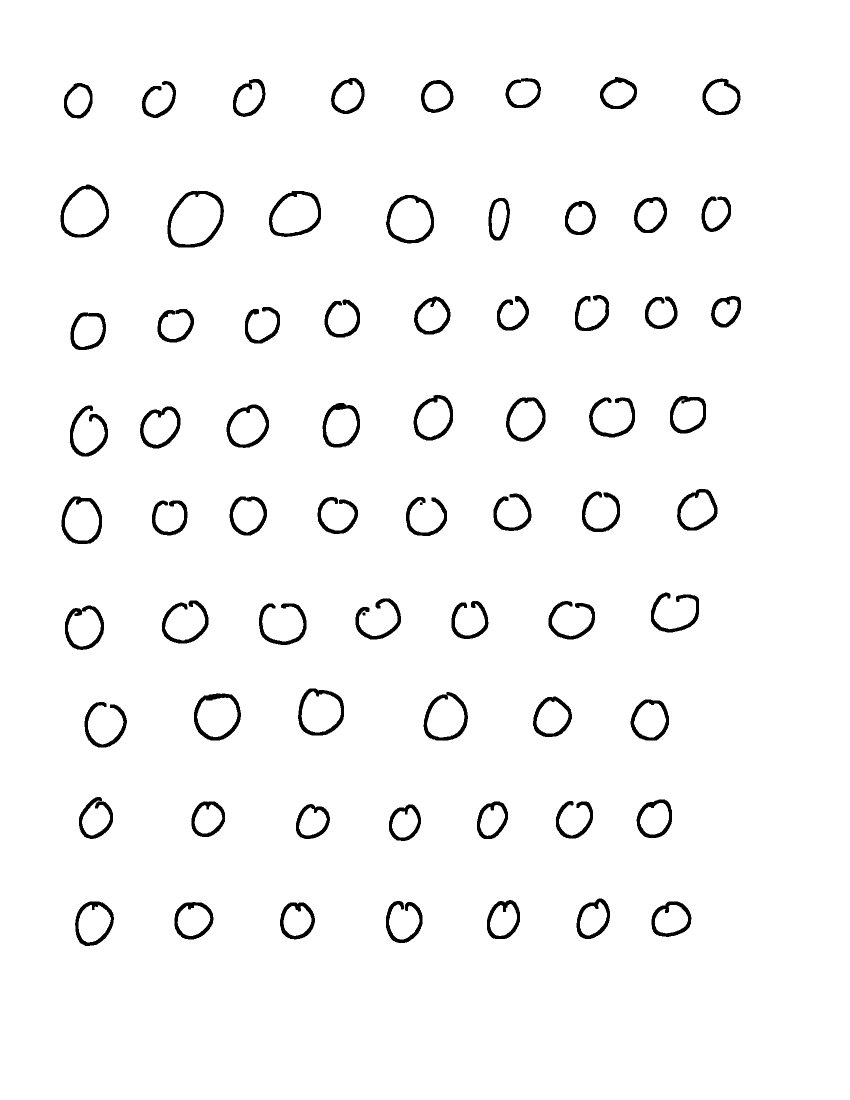
#> input picture ocrPy/trainingData/binary/train0Bin.png, 1700 x 2200 px (shown at 1/2 size)
$ python ocr.py   (Python 2 division)
#> lines starting #> are read from the running program, lines starting #| are printed output that depends on the picture; after the words box and inside, x2 and y2 are one past the last pixel; in counts of white or black regions, pixels touching at a corner belong together
### ocrPy/dataProcess.py
import cv2
import numpy as np

def generateCharacterLines(img, lineSpaceWidth = 1):
	imgMap = (img/255) * -1 + 1
	lineFinder = np.sum(imgMap, axis = 1)
	characterLines = []
	start = None

	for i in range(0, len(lineFinder)):
		if lineFinder[i] > 0 and (np.sum(lineFinder[max(0,i-1-lineSpaceWidth):i-1]) == 0 or start is None):
			start = i
		elif np.sum(lineFinder[i:min(i+lineSpaceWidth, len(lineFinder) - 1)]) == 0 and lineFinder[i-1] > 0 and start is not None:
			characterLines.append(img[start:(i-1)])
			start = None

	return characterLines

def generateCharacterFromLines(characterLines):
	characterRaw = []

	for l in range(0, len(characterLines)):
		charFinder = np.sum((characterLines[l]/255)*-1 + 1, axis = 0)
		start = None
		for i in range(0, len(charFinder)):
			if charFinder[i] > 0 and (charFinder[i-1] == 0 or start is None):
				start = i
			elif charFinder[i] == 0 and charFinder[i-1] > 0 and start is not None:
				characterRaw.append(characterLines[l][:, start:(i-1)])
				start = None

	return characterRaw

def generateCharacterFormatted(characterRaw):
	characterData = []
	characterPos = []
	for i in range(0, len(characterRaw)):
		charInv = np.invert(characterRaw[i])
		top = 0
		bottom = charInv.shape[0] - 1
		while np.sum(charInv[top, :]) == 0 and top < bottom:
			top = top + 1
		while np.sum(charInv[bottom, :]) == 0 and bottom > top:
			bottom = bottom - 1
		characterBound = characterRaw[i][top:bottom, :]
		character = np.full((28, 28), 255.0, dtype = np.uint8)

		height = characterBound.shape[0]
		width = characterBound.shape[1]

		if height > width:
			newHeight = 20
			newWidth = int(width * newHeight/height/2) * 2
			if newWidth <= 0:
				newWidth = 2
		else:
			newWidth = 20
			newHeight = int(height * newWidth/width/2) * 2
			if newHeight <= 0:
				newHeight = 2

		characterScaled = cv2.resize(characterBound, (newWidth, newHeight), interpolation = cv2.INTER_LINEAR )

		characterScaled[characterScaled >= 200] = 255
		characterScaled[characterScaled < 200] = 0

		character[(14 - newHeight/2):(14 + newHeight/2), (14 - newWidth/2):(14 + newWidth/2)] = characterScaled

		character = np.invert(character)
		character = cv2.filter2D(character, -1, np.ones((2,2)))
		character = np.invert(character)

		characterData.append(character)
		characterPos.append((top,bottom, width))

	return (characterData, characterPos)

def trainingDataFileAwayFileAwaaaaay(characterData, filenamePre):
	for i in range(0, len(characterData)):
		cv2.imwrite(filenamePre+str(i)+'.png', characterData[i])

def trainingSetFromFile(filename, lineSpaceWidth = 1):
	img = cv2.cvtColor(cv2.imread(filename),cv2.COLOR_BGR2GRAY);
	lines = generateCharacterLines(img, lineSpaceWidth)
	characterData = generateCharacterFormatted(generateCharacterFromLines(lines))
	return characterData

### ocrPy/ocr.py
import cv2
import numpy as np
from dataProcess import *
import random

characterDict = {0:'0', 1:'1', 2:'2', 3:'3', 4:'4', 5:'5', 6:'6', 7:'7', 8:'8', 9:'9',
				 10:'x', 11:'y', 12:'(', 13:')', 14:'+', 15:'-', 16:'=', 100:'.'}

fileNames = ['train0Bin.png', 'train1Bin.png', 'train2Bin.png', 'train3Bin.png',
			'train4Bin.png', 'train5Bin.png', 'train6Bin.png', 'train7Bin.png',
			'train8Bin.png', 'train9Bin.png', 'trainxBin.png', 'trainyBin.png',
			'trainleftparenBin.png', 'trainrightparenBin.png', 'trainplusBin.png',
			'trainminusBin.png', 'trainEqualsBin.png']

trainPrefix = ['trainingData/processed/train0/train0_', 'trainingData/processed/train1/train1_', 'trainingData/processed/train2/train2_', 'trainingData/processed/train3/train3_',
			'trainingData/processed/train4/train4_', 'trainingData/processed/train5/train5_', 'trainingData/processed/train6/train6_', 'trainingData/processed/train7/train7_',
			'trainingData/processed/train8/train8_', 'trainingData/processed/train9/train9_', 'trainingData/processed/trainx/trainx_', 'trainingData/processed/trainy/trainy_',
			'trainingData/processed/trainleftparen/trainleftparen_', 'trainingData/processed/trainrightparen/trainrightparen_', 'trainingData/processed/trainplus/trainplus_',
			'trainingData/processed/trainminus/trainminus_', 'trainingData/processed/trainequals/trainequals_']

trainLineSpaceWidth = [ 1, 1, 1, 1, 1, 1, 1, 1, 1, 1, 1, 1, 1, 1, 1, 1, 100]

def generateFeatureData(filename, filenamePre = '', filenameOutputPre = None, lineSpaceWidth = 1):
	hogDesc = cv2.HOGDescriptor((28,28), (28,28), (28,28), (4,4), 12)
	characterTup = trainingSetFromFile(filenamePre+filename, lineSpaceWidth)
#> in trainingSetFromFile, `img = cv2.cvtColor(cv2.imread(filename),cv2.COLOR_BGR2GRAY);`: img: shape (2200, 1700); 96.9% white; 69 black regions, largest, box (x1, y1, x2, y2) and area: (335, 382, 448, 495) 2483, (388, 1387, 482, 1481) 2203, (121, 369, 218, 475) 2165
#> in generateCharacterLines, `imgMap = (img/255) * -1 + 1`:
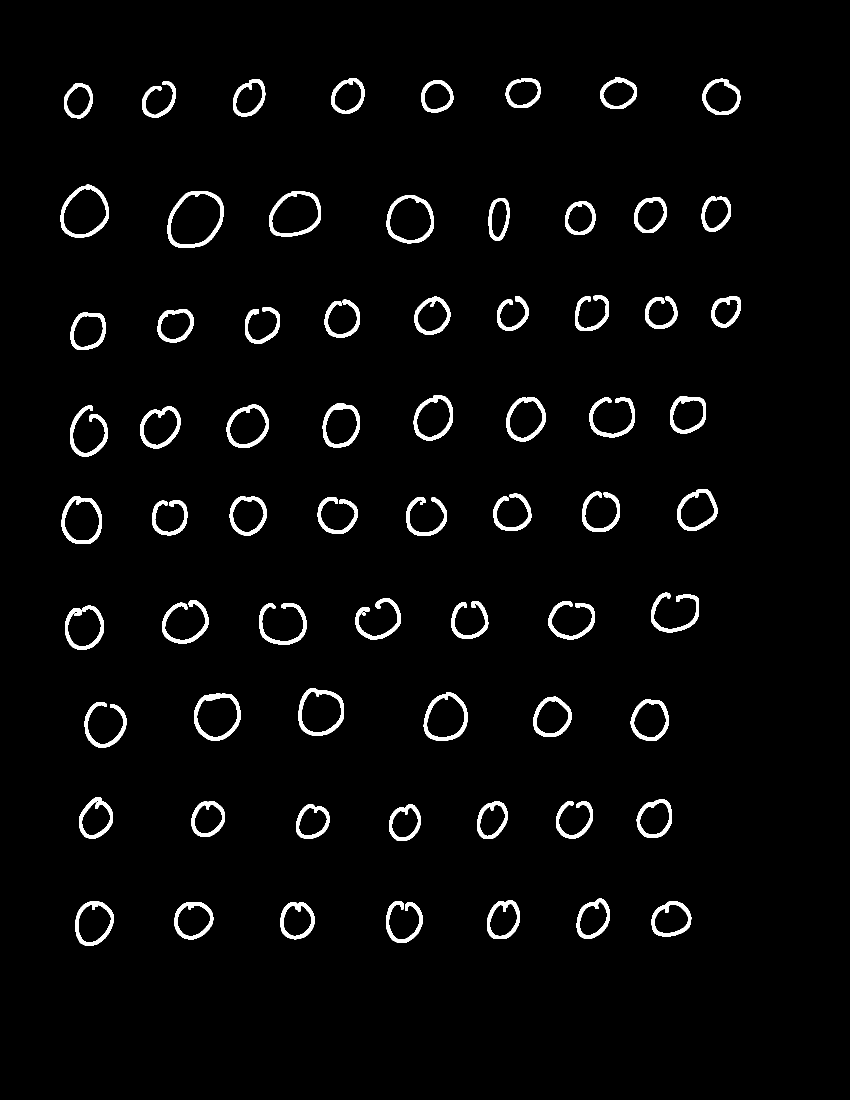
#> imgMap: shape (2200, 1700) int16 (shown at 1/2 size); values 0 (black) and 1 (white), 3.1% white; 69 white regions, largest, box (x1, y1, x2, y2) and area: (335, 382, 448, 495) 2483, (388, 1387, 482, 1481) 2203, (121, 369, 218, 475) 2165
#> in generateCharacterLines, `lineFinder = np.sum(imgMap, axis = 1)`: lineFinder = 2200 values, max 286 at index 1809, min 0 at index 0, mean 52.31
#> after the loop in generateCharacterLines, `for i in range(0, len(lineFinder)):`: characterLines = 9 items
#> the loop in generateCharacterFromLines, `for l in range(0, len(characterLines)):` made 9 passes
#> after the loop in generateCharacterFromLines, `for l in range(0, len(characterLines)):`: characterRaw = 68 items
#> in generateCharacterFormatted, `characterData = []`: characterData = []
#> the loop in generateCharacterFormatted, `for i in range(0, len(characterRaw)):` made 68 passes
#> (height, width) on passes 1, 2, 3, 4, 5, 9, 12, 13, 14, 15, 16, 17: (69, 56), (73, 67), (75, 64), (71, 66), (65, 64), (104, 96), (96, 95), (84, 42), (67, 61), (71, 65), (70, 58), (73, 70)
#> (height, width) on passes 6, 7, 8, 10, 11, 18: (59, 70), (62, 73), (72, 75), (111, 112), (91, 103), (66, 72)
#> pass 1, in generateCharacterFormatted, `charInv = np.invert(characterRaw[i])`:
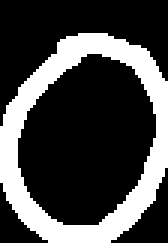
#> charInv: shape (81, 56) (shown 3 times larger); 27.5% white; 1 white region, box (x1, y1, x2, y2) and area: (0, 11, 56, 81) 1249
#> pass 1, in generateCharacterFormatted, `characterBound = characterRaw[i][top:bottom, :]`:
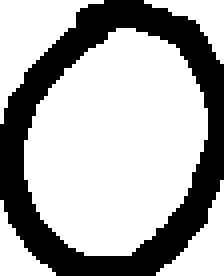
#> characterBound: shape (69, 56) (shown 4 times larger); 68.2% white; 1 black region, box (x1, y1, x2, y2) and area: (0, 0, 56, 69) 1228
#> pass 1, in generateCharacterFormatted, `character = cv2.filter2D(character, -1, np.ones((2,2)))`:
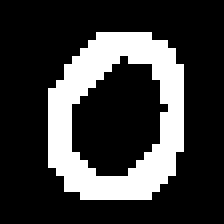
#> character: shape (28, 28) (shown 8 times larger); 23.2% white; 1 white region, box (x1, y1, x2, y2) and area: (6, 4, 23, 25) 182
#> after the loop in generateCharacterFormatted, `for i in range(0, len(characterRaw)):`:
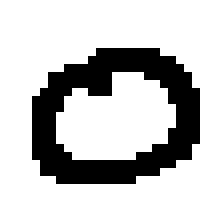
#> character: shape (28, 28) (shown 8 times larger); 77.7% white; 1 black region, box (x1, y1, x2, y2) and area: (4, 6, 25, 23) 175
#> after the loop in generateCharacterFormatted, `for i in range(0, len(characterRaw)):`:
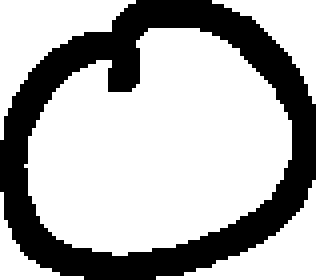
#> characterBound: shape (70, 79) (shown 4 times larger); 69.7% white; 1 black region, box (x1, y1, x2, y2) and area: (0, 0, 79, 70) 1678
#> after the loop in generateCharacterFormatted, `for i in range(0, len(characterRaw)):`: characterData = 68 items; characterPos = 68 items, first 6: (11, 80, 56), (7, 80, 67), (3, 78, 64), (1, 72, 66), (5, 70, 64), (1, 60, 70)
	characterData = characterTup[0]
#> characterData = 68 items
	if filenameOutputPre is not None:
		trainingDataFileAwayFileAwaaaaay(characterData, filenameOutputPre)
#> the loop in trainingDataFileAwayFileAwaaaaay, `for i in range(0, len(characterData)):` made 68 passes
#> pass 2, in trainingDataFileAwayFileAwaaaaay, `cv2.imwrite(filenamePre+str(i)+'.png', characterData[i])`:
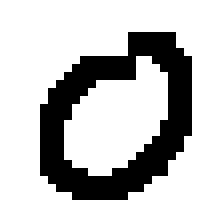
#> saved as train0_1.png: shape (28, 28) (shown 8 times larger); 76.8% white; 1 black region, box (x1, y1, x2, y2) and area: (5, 4, 24, 25) 182
	features = []
	for character in characterData:
		features.append(np.transpose(hogDesc.compute(character))[0,:])
#> this loop made 1 pass
#> after the loop, features = []
	return (features, characterTup[1])

trainFeatures = []
trainLabels = []
for i in range(0, len(fileNames)):
#> (the run stopped early here; a loop or call above may not have finished)

$ run again, with ocrPy/testVector.png copied over ocrPy/trainingData/binary/train0Bin.png
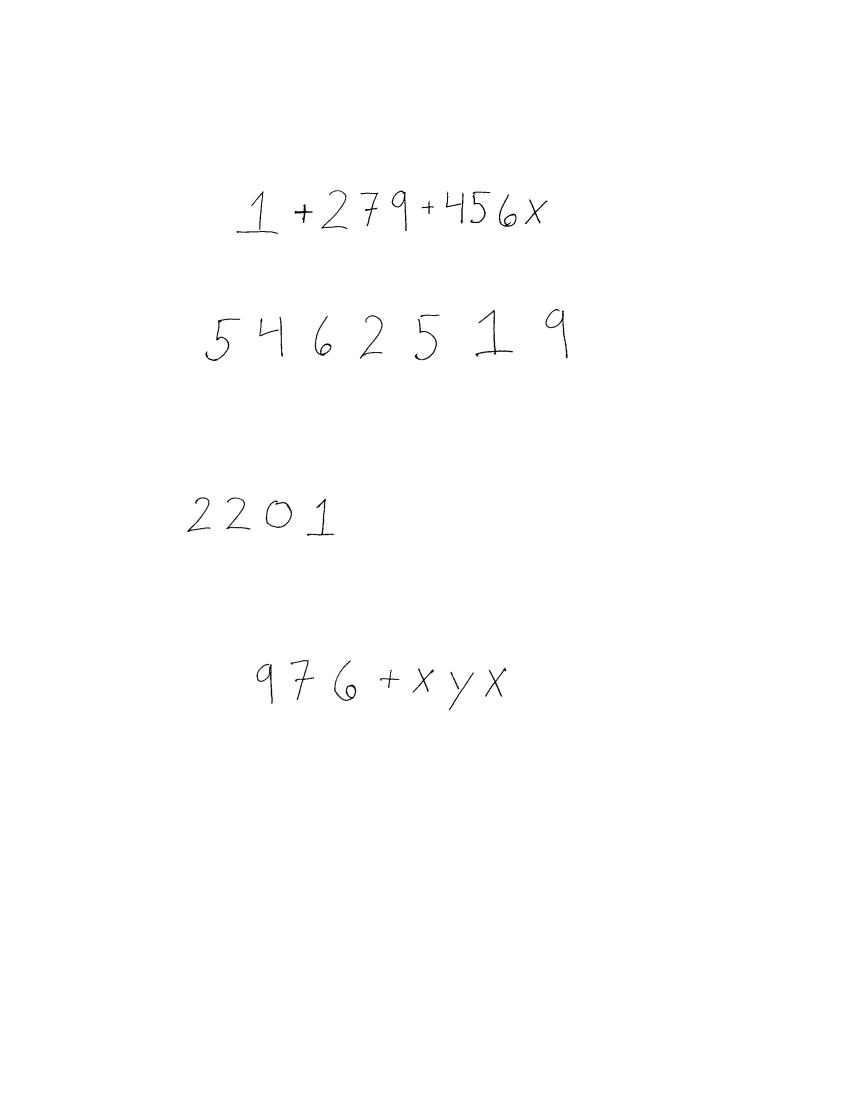
#> input picture ocrPy/testVector.png, 1700 x 2200 px (shown at 1/2 size)
#> in generateCharacterLines, `imgMap = (img/255) * -1 + 1`:
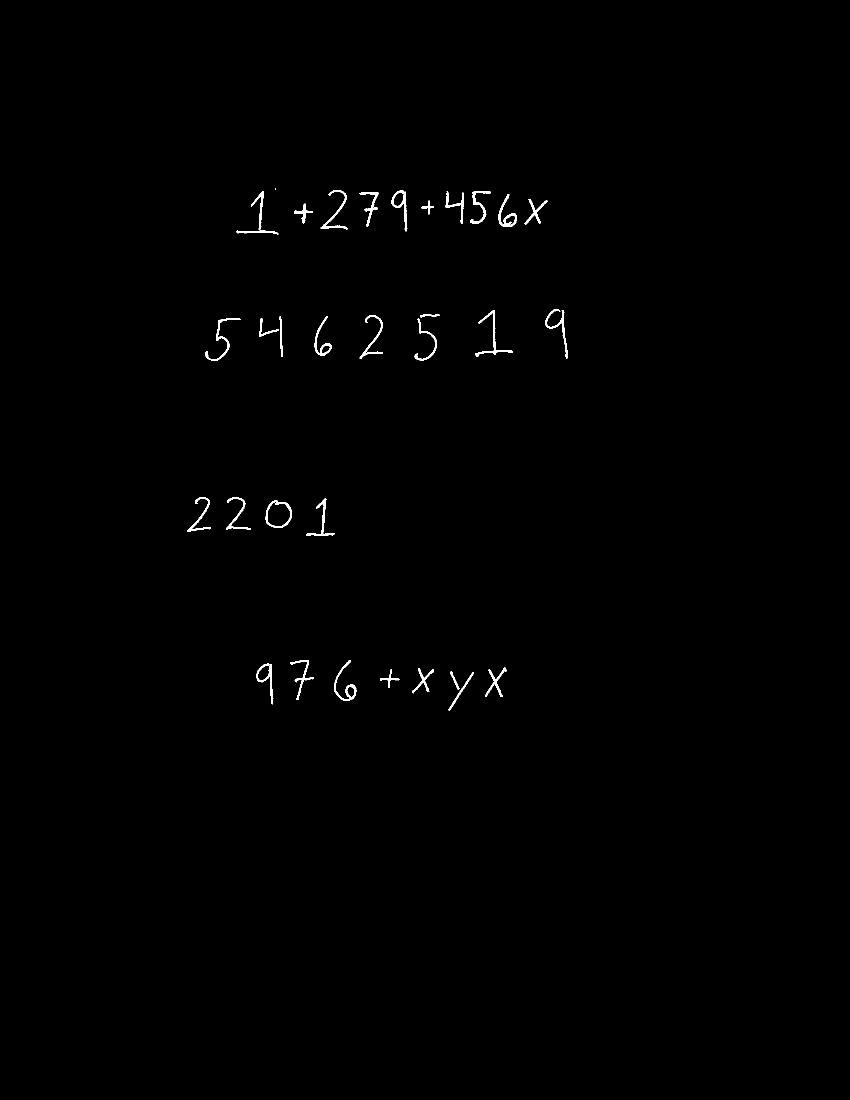
#> imgMap: shape (2200, 1700) int16 (shown at 1/2 size); values 0 (black) and 1 (white), 0.42% white; 33 white regions (1 under 20 px), largest, box (x1, y1, x2, y2) and area: (950, 620, 1026, 714) 788, (1090, 618, 1136, 718) 708, (668, 1320, 713, 1402) 701
#> lineFinder = 2200 values, max 118 at index 704, min 0 at index 0, mean 7.11
#> after the loop in generateCharacterLines, `for i in range(0, len(lineFinder)):`: characterLines = 5 items
#> the loop in generateCharacterFromLines, `for l in range(0, len(characterLines)):` made 5 passes
#> after the loop in generateCharacterFromLines, `for l in range(0, len(characterLines)):`: characterRaw = 28 items
#> in generateCharacterFormatted, `characterData = []`: characterData = []
#> the loop in generateCharacterFormatted, `for i in range(0, len(characterRaw)):` made 28 passes
#> (height, width) on passes 1 to 8: (85, 83), (39, 36), (77, 53), (67, 37), (81, 31), (27, 24), (64, 36), (63, 40)
#> after the loop in generateCharacterFormatted, `for i in range(0, len(characterRaw)):`: characterData = 28 items; characterPos = 28 items, first 6: (1, 86, 83), (26, 65, 36), (0, 77, 53), (4, 71, 37), (0, 81, 31), (20, 47, 24)
#> in generateFeatureData, `characterData = characterTup[0]`: characterData = 28 items
#> the loop in trainingDataFileAwayFileAwaaaaay, `for i in range(0, len(characterData)):` made 28 passes
#> pass 2, in trainingDataFileAwayFileAwaaaaay, `cv2.imwrite(filenamePre+str(i)+'.png', characterData[i])`:
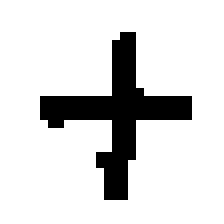
#> saved as train0_1.png: shape (28, 28) (shown 8 times larger); 85.2% white; 1 black region, box (x1, y1, x2, y2) and area: (5, 4, 24, 25) 116
#> the loop in generateFeatureData, `for character in characterData:` made 1 pass
#> after the loop in generateFeatureData, `for character in characterData:`: features = []

$ run again, with ocrPy/trainingData/orig/train0.png copied over ocrPy/trainingData/binary/train0Bin.png
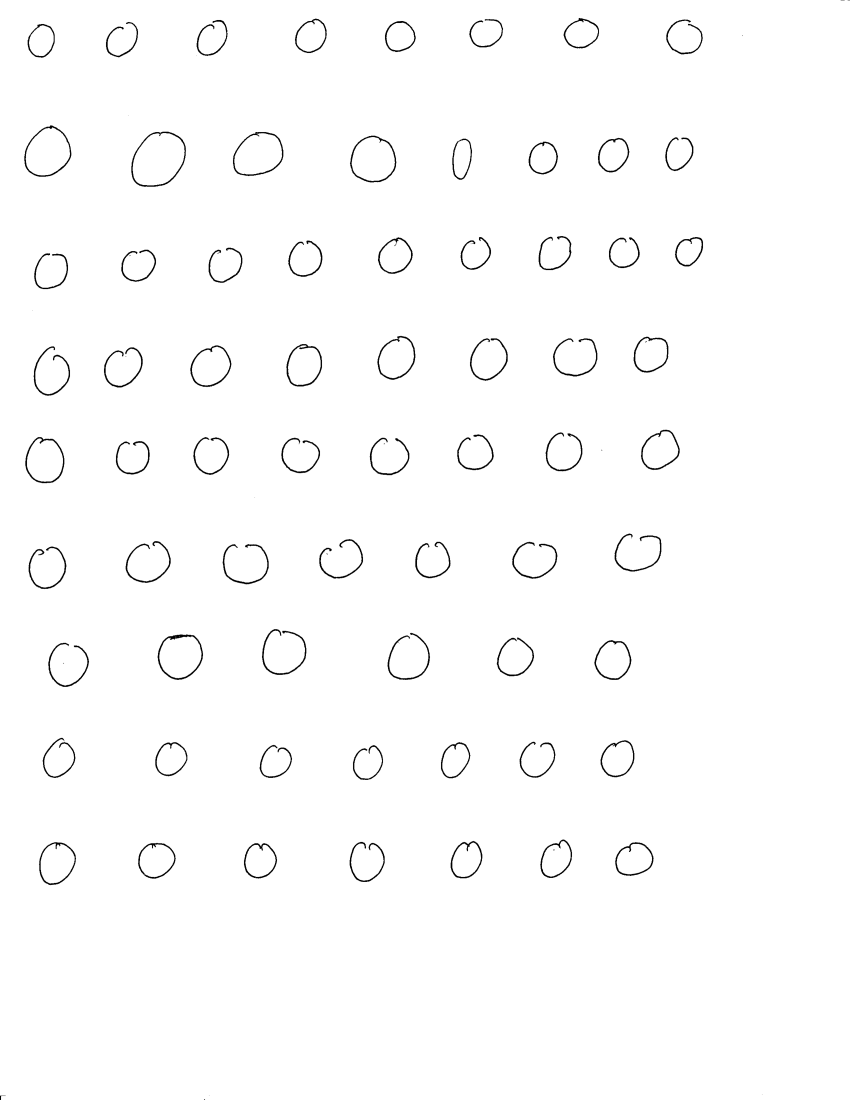
#> input picture ocrPy/trainingData/orig/train0.png, 1700 x 2200 px (shown at 1/2 size)
#> in generateCharacterLines, `imgMap = (img/255) * -1 + 1`:
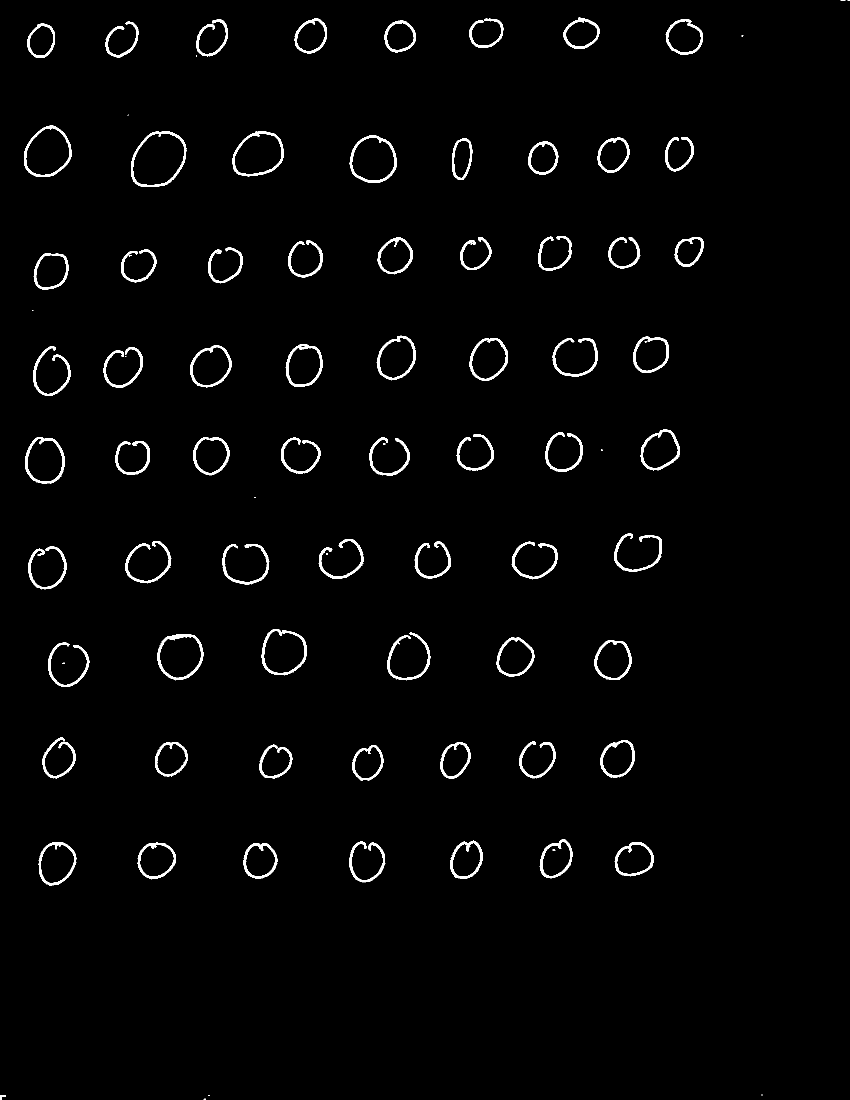
#> imgMap: shape (2200, 1700) int16 (shown at 1/2 size); values 0 (black) and 1 (white), 1.9% white; 86 white regions (17 under 20 px), largest, box (x1, y1, x2, y2) and area: (262, 263, 373, 374) 1508, (315, 1268, 407, 1361) 1428, (523, 1258, 613, 1351) 1315
#> lineFinder = 2200 values, max 208 at index 1688, min 0 at index 2, mean 32.36
#> after the loop in generateCharacterLines, `for i in range(0, len(lineFinder)):`: characterLines = 14 items
#> the loop in generateCharacterFromLines, `for l in range(0, len(characterLines)):` made 14 passes
#> after the loop in generateCharacterFromLines, `for l in range(0, len(characterLines)):`: characterRaw = 74 items
#> in generateCharacterFormatted, `characterData = []`: characterData = []
#> the loop in generateCharacterFormatted, `for i in range(0, len(characterRaw)):` made 72 passes
#> (characterBound, height, width) on passes 9, 42: ([[255, 225, 233], [249, 77, 170]], 2, 3), ([[219, 159], [179, 28]], 2, 2)
#> pass 1, in generateCharacterFormatted, `character = cv2.filter2D(character, -1, np.ones((2,2)))`:
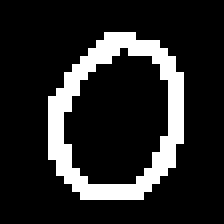
#> character: shape (28, 28) (shown 8 times larger); 15.4% white in thin lines or dots, all inside (x1, y1, x2, y2) = (6, 4, 23, 25)
#> after the loop in generateCharacterFormatted, `for i in range(0, len(characterRaw)):`: characterData = 71 items; characterPos = 71 items, first 6: (11, 78, 54), (7, 78, 65), (3, 76, 63), (1, 71, 64), (5, 69, 62), (1, 58, 68)
